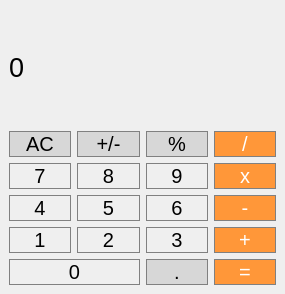
<?xml version="1.0" encoding="UTF-8"?>
<ui version="4.0">
 <class>MainWindow</class>
 <widget class="QMainWindow" name="MainWindow">
  <property name="geometry">
   <rect>
    <x>0</x>
    <y>0</y>
    <width>285</width>
    <height>294</height>
   </rect>
  </property>
  <property name="windowTitle">
   <string>Калькулятор</string>
  </property>
  <widget class="QWidget" name="centralwidget">
   <layout class="QGridLayout" name="gridLayout">
    <item row="0" column="0" colspan="4">
     <widget class="QLabel" name="Resshow">
      <property name="font">
       <font>
        <pointsize>20</pointsize>
       </font>
      </property>
      <property name="styleSheet">
       <string notr="true">QLabel {
  qproperty-alignment: 'AlignVCenter | AlignRight';
  border-bottom: 1px solid gray;
}

background-color : white;
	</string>
      </property>
      <property name="text">
       <string>0</string>
      </property>
     </widget>
    </item>
    <item row="1" column="0">
     <widget class="QPushButton" name="pushButton_ac">
      <property name="font">
       <font>
        <pointsize>15</pointsize>
       </font>
      </property>
      <property name="styleSheet">
       <string notr="true">QPushButton {
  background-color: rgb(215, 215, 215);
  border: 1px solid gray;
}
QPushButton:pressed {
    background-color: qlineargradient(x1: 0, y1: 0, x2: 0, y2: 1,
                                      stop: 0 #BEBEBE, stop: 1 #D7D7D7);
}</string>
      </property>
      <property name="text">
       <string>AC</string>
      </property>
     </widget>
    </item>
    <item row="1" column="1">
     <widget class="QPushButton" name="pushButton_posneg">
      <property name="font">
       <font>
        <pointsize>15</pointsize>
       </font>
      </property>
      <property name="styleSheet">
       <string notr="true">QPushButton {
  background-color: rgb(215, 215, 215);
  border: 1px solid gray;
}
QPushButton:pressed {
    background-color: qlineargradient(x1: 0, y1: 0, x2: 0, y2: 1,
                                      stop: 0 #BEBEBE, stop: 1 #D7D7D7);
}</string>
      </property>
      <property name="text">
       <string>+/-</string>
      </property>
     </widget>
    </item>
    <item row="1" column="2">
     <widget class="QPushButton" name="pushButton_percent">
      <property name="font">
       <font>
        <pointsize>15</pointsize>
       </font>
      </property>
      <property name="styleSheet">
       <string notr="true">QPushButton {
  background-color: rgb(215, 215, 215);
  border: 1px solid gray;
}
QPushButton:pressed {
    background-color: qlineargradient(x1: 0, y1: 0, x2: 0, y2: 1,
                                      stop: 0 #BEBEBE, stop: 1 #D7D7D7);
}</string>
      </property>
      <property name="text">
       <string>%</string>
      </property>
     </widget>
    </item>
    <item row="1" column="3">
     <widget class="QPushButton" name="pushButton_devide">
      <property name="font">
       <font>
        <pointsize>15</pointsize>
       </font>
      </property>
      <property name="styleSheet">
       <string notr="true">QPushButton {
  background-color: rgb(255, 151, 57);
  color: white; 
  border: 1px solid gray;
}

QPushButton:pressed {
    background-color: qlineargradient(x1: 0, y1: 0, x2: 0, y2: 1,
                                      stop: 0 #FF7832, stop: 1 #FF9739);
}</string>
      </property>
      <property name="text">
       <string>/</string>
      </property>
     </widget>
    </item>
    <item row="2" column="0">
     <widget class="QPushButton" name="pushButton_7">
      <property name="font">
       <font>
        <pointsize>15</pointsize>
       </font>
      </property>
      <property name="styleSheet">
       <string notr="true">QPushButton {
   border: 1px solid gray;
}
QPushButton:pressed {
    background-color: qlineargradient(x1: 0, y1: 0, x2: 0, y2: 1,
                                      stop: 0 #dadbde, stop: 1 #f6f7fa);
}</string>
      </property>
      <property name="text">
       <string>7</string>
      </property>
     </widget>
    </item>
    <item row="2" column="1">
     <widget class="QPushButton" name="pushButton_8">
      <property name="font">
       <font>
        <pointsize>15</pointsize>
       </font>
      </property>
      <property name="styleSheet">
       <string notr="true">QPushButton {
   border: 1px solid gray;
}
QPushButton:pressed {
    background-color: qlineargradient(x1: 0, y1: 0, x2: 0, y2: 1,
                                      stop: 0 #dadbde, stop: 1 #f6f7fa);
}</string>
      </property>
      <property name="text">
       <string>8</string>
      </property>
     </widget>
    </item>
    <item row="2" column="2">
     <widget class="QPushButton" name="pushButton_9">
      <property name="font">
       <font>
        <pointsize>15</pointsize>
       </font>
      </property>
      <property name="styleSheet">
       <string notr="true">QPushButton {
   border: 1px solid gray;
}
QPushButton:pressed {
    background-color: qlineargradient(x1: 0, y1: 0, x2: 0, y2: 1,
                                      stop: 0 #dadbde, stop: 1 #f6f7fa);
}</string>
      </property>
      <property name="text">
       <string>9</string>
      </property>
     </widget>
    </item>
    <item row="2" column="3">
     <widget class="QPushButton" name="pushButton_multiply">
      <property name="font">
       <font>
        <pointsize>15</pointsize>
       </font>
      </property>
      <property name="styleSheet">
       <string notr="true">QPushButton {
  background-color: rgb(255, 151, 57);
  color: white; 
  border: 1px solid gray;
}

QPushButton:pressed {
    background-color: qlineargradient(x1: 0, y1: 0, x2: 0, y2: 1,
                                      stop: 0 #FF7832, stop: 1 #FF9739);
}</string>
      </property>
      <property name="text">
       <string>x</string>
      </property>
     </widget>
    </item>
    <item row="3" column="0">
     <widget class="QPushButton" name="pushButton_4">
      <property name="font">
       <font>
        <pointsize>15</pointsize>
       </font>
      </property>
      <property name="styleSheet">
       <string notr="true">QPushButton {
   border: 1px solid gray;
}
QPushButton:pressed {
    background-color: qlineargradient(x1: 0, y1: 0, x2: 0, y2: 1,
                                      stop: 0 #dadbde, stop: 1 #f6f7fa);
}</string>
      </property>
      <property name="text">
       <string>4</string>
      </property>
     </widget>
    </item>
    <item row="3" column="1">
     <widget class="QPushButton" name="pushButton_5">
      <property name="font">
       <font>
        <pointsize>15</pointsize>
       </font>
      </property>
      <property name="styleSheet">
       <string notr="true">QPushButton {
   border: 1px solid gray;
}
QPushButton:pressed {
    background-color: qlineargradient(x1: 0, y1: 0, x2: 0, y2: 1,
                                      stop: 0 #dadbde, stop: 1 #f6f7fa);
}</string>
      </property>
      <property name="text">
       <string>5</string>
      </property>
     </widget>
    </item>
    <item row="3" column="2">
     <widget class="QPushButton" name="pushButton_6">
      <property name="font">
       <font>
        <pointsize>15</pointsize>
       </font>
      </property>
      <property name="styleSheet">
       <string notr="true">QPushButton {
   border: 1px solid gray;
}
QPushButton:pressed {
    background-color: qlineargradient(x1: 0, y1: 0, x2: 0, y2: 1,
                                      stop: 0 #dadbde, stop: 1 #f6f7fa);
}</string>
      </property>
      <property name="text">
       <string>6</string>
      </property>
     </widget>
    </item>
    <item row="3" column="3">
     <widget class="QPushButton" name="pushButton_minus">
      <property name="font">
       <font>
        <pointsize>15</pointsize>
       </font>
      </property>
      <property name="styleSheet">
       <string notr="true">QPushButton {
  background-color: rgb(255, 151, 57);
  color: white; 
  border: 1px solid gray;
}

QPushButton:pressed {
    background-color: qlineargradient(x1: 0, y1: 0, x2: 0, y2: 1,
                                      stop: 0 #FF7832, stop: 1 #FF9739);
}</string>
      </property>
      <property name="text">
       <string>-</string>
      </property>
     </widget>
    </item>
    <item row="4" column="0">
     <widget class="QPushButton" name="pushButton_1">
      <property name="font">
       <font>
        <pointsize>15</pointsize>
       </font>
      </property>
      <property name="styleSheet">
       <string notr="true">QPushButton {
   border: 1px solid gray;
}
QPushButton:pressed {
    background-color: qlineargradient(x1: 0, y1: 0, x2: 0, y2: 1,
                                      stop: 0 #dadbde, stop: 1 #f6f7fa);
}</string>
      </property>
      <property name="text">
       <string>1</string>
      </property>
     </widget>
    </item>
    <item row="4" column="1">
     <widget class="QPushButton" name="pushButton_2">
      <property name="font">
       <font>
        <pointsize>15</pointsize>
       </font>
      </property>
      <property name="styleSheet">
       <string notr="true">QPushButton {
   border: 1px solid gray;
}
QPushButton:pressed {
    background-color: qlineargradient(x1: 0, y1: 0, x2: 0, y2: 1,
                                      stop: 0 #dadbde, stop: 1 #f6f7fa);
}</string>
      </property>
      <property name="text">
       <string>2</string>
      </property>
     </widget>
    </item>
    <item row="4" column="2">
     <widget class="QPushButton" name="pushButton_3">
      <property name="font">
       <font>
        <pointsize>15</pointsize>
       </font>
      </property>
      <property name="styleSheet">
       <string notr="true">QPushButton {
   border: 1px solid gray;
}
QPushButton:pressed {
    background-color: qlineargradient(x1: 0, y1: 0, x2: 0, y2: 1,
                                      stop: 0 #dadbde, stop: 1 #f6f7fa);
}</string>
      </property>
      <property name="text">
       <string>3</string>
      </property>
     </widget>
    </item>
    <item row="4" column="3">
     <widget class="QPushButton" name="pushButton_plus">
      <property name="font">
       <font>
        <pointsize>15</pointsize>
       </font>
      </property>
      <property name="styleSheet">
       <string notr="true">QPushButton {
  background-color: rgb(255, 151, 57);
  color: white; 
  border: 1px solid gray;
}

QPushButton:pressed {
    background-color: qlineargradient(x1: 0, y1: 0, x2: 0, y2: 1,
                                      stop: 0 #FF7832, stop: 1 #FF9739);
}</string>
      </property>
      <property name="text">
       <string>+</string>
      </property>
     </widget>
    </item>
    <item row="5" column="0" colspan="2">
     <widget class="QPushButton" name="pushButton_0">
      <property name="font">
       <font>
        <pointsize>15</pointsize>
       </font>
      </property>
      <property name="styleSheet">
       <string notr="true">QPushButton {
   border: 1px solid gray;
}
QPushButton:pressed {
    background-color: qlineargradient(x1: 0, y1: 0, x2: 0, y2: 1,
                                      stop: 0 #dadbde, stop: 1 #f6f7fa);
}</string>
      </property>
      <property name="text">
       <string>0</string>
      </property>
     </widget>
    </item>
    <item row="5" column="2">
     <widget class="QPushButton" name="pushButton_dot">
      <property name="font">
       <font>
        <pointsize>15</pointsize>
       </font>
      </property>
      <property name="styleSheet">
       <string notr="true">QPushButton {
  background-color: rgb(215, 215, 215);
  border: 1px solid gray;
}
QPushButton:pressed {
    background-color: qlineargradient(x1: 0, y1: 0, x2: 0, y2: 1,
                                      stop: 0 #BEBEBE, stop: 1 #D7D7D7);
}</string>
      </property>
      <property name="text">
       <string>.</string>
      </property>
     </widget>
    </item>
    <item row="5" column="3">
     <widget class="QPushButton" name="pushButton_equal">
      <property name="font">
       <font>
        <pointsize>15</pointsize>
       </font>
      </property>
      <property name="styleSheet">
       <string notr="true">QPushButton {
  background-color: rgb(255, 151, 57);
  color: white; 
  border: 1px solid gray;
}

QPushButton:pressed {
    background-color: qlineargradient(x1: 0, y1: 0, x2: 0, y2: 1,
                                      stop: 0 #FF7832, stop: 1 #FF9739);
}</string>
      </property>
      <property name="text">
       <string>=</string>
      </property>
     </widget>
    </item>
   </layout>
  </widget>
 </widget>
 <resources/>
 <connections/>
</ui>
